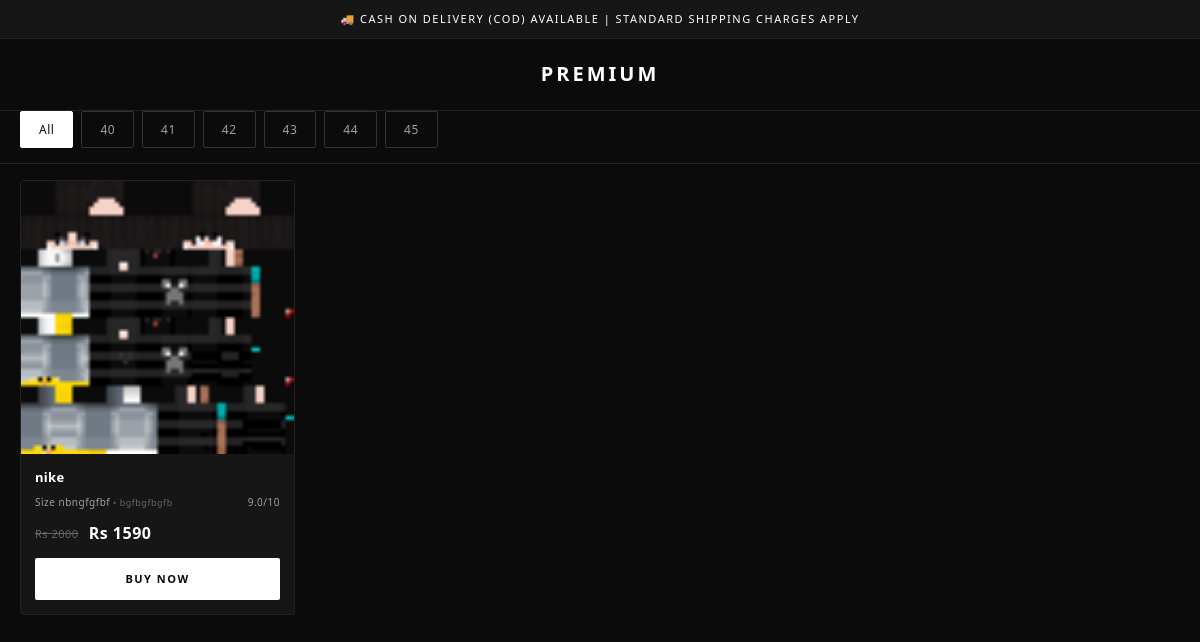
The page / on the database its author committed.
### tables this page shows
CREATE TABLE products (
            id INTEGER PRIMARY KEY AUTOINCREMENT,
            title TEXT NOT NULL,
            name TEXT,
            brand TEXT,
            description TEXT,
            price REAL NOT NULL,
            original_price REAL,
            size TEXT NOT NULL,
            condition TEXT,
            condition_rating REAL DEFAULT 9.0,
            color TEXT,
            category TEXT,
            location TEXT,
            code TEXT,
            image_url TEXT,
            stock INTEGER DEFAULT 1,
            featured INTEGER DEFAULT 0,
            created_at TIMESTAMP DEFAULT CURRENT_TIMESTAMP,
            is_sale INTEGER DEFAULT 0,
            sale_end_time TEXT,
            bundle_pack TEXT,
            shipping_rule TEXT DEFAULT 'Standard Shipping Applies',
            imported_premium INTEGER DEFAULT 0
        );

### app.py (the view)
@app.route('/')
def home():
    size = request.args.get('size')
    conn = get_db()
    cursor = conn.cursor()
    query = """
        SELECT id,
               COALESCE(title, name) as title,
               COALESCE(name, title) as name,
               brand, price, original_price, size, stock, code,
               condition_rating, image_url, category, is_sale, sale_end_time
        FROM products
        WHERE stock > 0
    """
    if size:
        query += " AND size = ?"
        cursor.execute(query + " ORDER BY id DESC", (size,))
    else:
        cursor.execute(query + " ORDER BY id DESC")
    products = cursor.fetchall()
    conn.close()
    return render_template('index.html', products=products)

### app.py (called while the page is built)
def get_db():
    conn = sqlite3.connect('shoes.db')
    conn.row_factory = sqlite3.Row
    return conn

@app.context_processor
def utility_processor():
    def format_datetime(dt):
        if dt:
            if isinstance(dt, str):
                try:
                    dt = datetime.fromisoformat(dt)
                except:
                    return dt
            return dt.strftime('%B %d, %Y at %I:%M %p')
        return ''
    return dict(format_datetime=format_datetime)

### templates/index.html (shortened to what this page needs)
<!DOCTYPE html>
<html lang="en">
<head>
</head>
<body>
    <div class="announcement-bar">
        🚚 Cash on Delivery (COD) Available | Standard Shipping Charges Apply
    </div>
    <header class="header">
        <a href="/" class="logo">Premium</a>
    </header>
    <div class="size-filter">
        <div class="size-filter-wrapper">
            <a href="/" class="size-btn {% if not request.args.get('size') %}active{% endif %}">All</a>
            <a href="/?size=40" class="size-btn {% if request.args.get('size') == '40' %}active{% endif %}">40</a>
            <a href="/?size=41" class="size-btn {% if request.args.get('size') == '41' %}active{% endif %}">41</a>
            <a href="/?size=42" class="size-btn {% if request.args.get('size') == '42' %}active{% endif %}">42</a>
            <a href="/?size=43" class="size-btn {% if request.args.get('size') == '43' %}active{% endif %}">43</a>
            <a href="/?size=44" class="size-btn {% if request.args.get('size') == '44' %}active{% endif %}">44</a>
            <a href="/?size=45" class="size-btn {% if request.args.get('size') == '45' %}active{% endif %}">45</a>
        </div>
    </div>
    <main class="main-content">
        {% if products %}
        <div class="product-grid">
            {% for product in products %}
            <div class="product-card {% if product.stock < 1 %}sold-out{% endif %}">
                <div class="product-image">
                    {% if product.image_url %}
                    <img src="{{ product.image_url }}" alt="{{ product.name }}" onerror="this.style.display='none'; this.nextElementSibling.style.display='block';">
                    {% endif %}
                </div>
                <div class="product-info">
                    <h3 class="product-title">{{ product.name }}</h3>
                    <div class="product-meta">
                        <div>
                            <span class="product-size">Size {{ product.size }}</span>
                            {% if product.code %}
                            <span class="product-code"> • {{ product.code }}</span>
                            {% endif %}
                        </div>
                        <span class="condition-rating">{{ product.condition_rating or 9.0 }}/10</span>
                    </div>
                    <div class="product-pricing">
                        {% if product.original_price %}
                        <span class="old-price">Rs {{ product.original_price|int }}</span>
                        {% endif %}
                        <span class="new-price">Rs {{ product.price|int }}</span>
                    </div>
                    {% if product.stock < 1 %}
                    <div class="buy-btn disabled">Sold Out</div>
                    {% else %}
                    <a href="/product/{{ product.id }}" class="buy-btn">Buy Now</a>
                    {% endif %}
                </div>
            </div>
            {% endfor %}
        </div>
        {% else %}
        <div class="empty-state">
            <div class="empty-state-icon">👟</div>
            <h2>No shoes found</h2>
            <p>Check back soon for new arrivals</p>
        </div>
        {% endif %}
    </main>
</body>
</html>

### templates/index.html (style rules this page uses)
* { margin: 0; padding: 0; box-sizing: border-box; }
body { font-family: system-ui, -apple-system, BlinkMacSystemFont, 'Segoe UI', Roboto, sans-serif; background: #0b0b0b; color: #ffffff; line-height: 1.6; padding-bottom: 60px; }
.announcement-bar { position: fixed; top: 0; left: 0; right: 0; background: #161616; color: #ffffff; text-align: center; padding: 10px 15px; font-weight: 500; font-size: 11px; z-index: 1000; border-bottom: 1px solid #222222; letter-spacing: 1.5px; text-transform: uppercase; }
.header { position: fixed; top: 38px; left: 0; right: 0; background: #0b0b0b; padding: 20px; z-index: 999; border-bottom: 1px solid #222222; }
.logo { font-size: 20px; font-weight: 700; color: #fff; text-decoration: none; display: block; text-align: center; letter-spacing: 3px; text-transform: uppercase; }
.size-filter { position: fixed; top: 96px; left: 0; right: 0; background: #0b0b0b; padding: 15px 0; z-index: 998; border-bottom: 1px solid #222222; overflow-x: auto; overflow-y: hidden; -webkit-overflow-scrolling: touch; scrollbar-width: none; }
.size-filter-wrapper { display: flex; gap: 8px; padding: 0 20px; min-width: min-content; }
.size-btn { flex-shrink: 0; padding: 8px 18px; background: transparent; border: 1px solid #333333; color: #a0a0a0; border-radius: 2px; font-weight: 500; font-size: 12px; cursor: pointer; transition: all 0.2s ease; text-decoration: none; white-space: nowrap; letter-spacing: 0.5px; }
.size-btn:hover, .size-btn.active { background: #ffffff; border-color: #ffffff; color: #0b0b0b; }
.main-content { margin-top: 160px; padding: 20px; }
.product-grid { display: grid; grid-template-columns: repeat(2, 1fr); gap: 12px; max-width: 1200px; margin: 0 auto; }
.product-card { background: #161616; border-radius: 4px; overflow: hidden; border: 1px solid #222222; transition: border-color 0.3s ease; position: relative; }
.product-image { position: relative; width: 100%; padding-top: 100%; background: #0b0b0b; overflow: hidden; }
.product-image img { position: absolute; top: 0; left: 0; width: 100%; height: 100%; object-fit: cover; }
.product-info { padding: 14px; }
.product-title { font-size: 13px; font-weight: 600; margin-bottom: 8px; color: #ffffff; line-height: 1.4; display: -webkit-box; -webkit-line-clamp: 2; -webkit-box-orient: vertical; overflow: hidden; letter-spacing: 0.3px; }
.product-meta { display: flex; justify-content: space-between; align-items: center; margin-bottom: 10px; font-size: 10px; }
.product-size { color: #a0a0a0; font-weight: 500; letter-spacing: 0.5px; }
.product-code { color: #666666; font-weight: 400; letter-spacing: 0.5px; font-size: 9px; }
.condition-rating { background: transparent; color: #a0a0a0; padding: 0; border-radius: 0; font-weight: 500; border: none; letter-spacing: 0.5px; }
.product-pricing { display: flex; align-items: center; gap: 10px; margin-bottom: 12px; flex-wrap: wrap; }
.old-price { color: #666666; text-decoration: line-through; font-size: 11px; letter-spacing: 0.5px; }
.new-price { color: #ffffff; font-size: 16px; font-weight: 600; letter-spacing: 0.5px; }
.buy-btn { width: 100%; padding: 12px; background: #ffffff; color: #0b0b0b; border: none; border-radius: 2px; font-weight: 600; font-size: 11px; cursor: pointer; text-decoration: none; display: block; text-align: center; transition: all 0.2s ease; letter-spacing: 1.5px; text-transform: uppercase; }
@media (min-width: 768px) { .product-grid { grid-template-columns: repeat(3, 1fr); gap: 16px; } }
@media (min-width: 1024px) { .product-grid { grid-template-columns: repeat(4, 1fr); gap: 20px; } }

### rows shown on the page
products: image_url (picture), name "nike", size "nbngfgfbf", code "bgfbgfbgfb", condition_rating "9.0", original_price "2000", price "1590"
